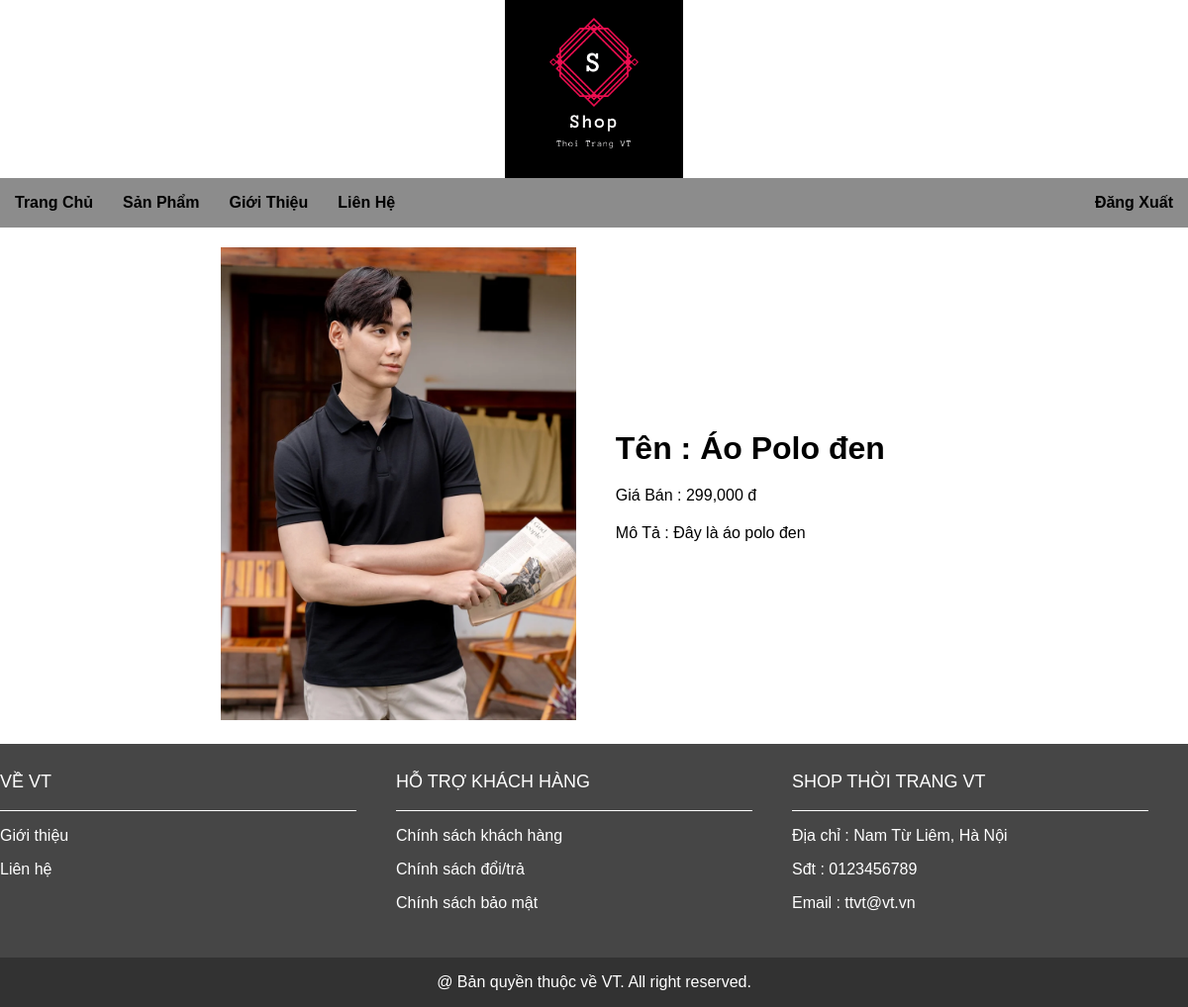
/admin/index.php?mod=product&act=detail&id=2 (signed in), run on the app's committed database.
### tables this page shows
CREATE TABLE `sanpham` (
  `ID` int(10) NOT NULL,
  `TenSanPham` varchar(100) NOT NULL,
  `GiaBan` double NOT NULL,
  `ID_Nhom` int(10) NOT NULL,
  `LinkAnh` text NOT NULL,
  `MoTa` text NOT NULL
);

### admin/modules/product/detail.php (the view)
<?php
$id = $_GET['id'];
$str = "SELECT * FROM sanpham WHERE ID=$id";
$result = mysqli_query($conn, $str);
$rows = mysqli_fetch_array($result);
?>
<div class="chiTietSanPham">
    <div class="anhChiTietSanPham">
        <img src="../<?php echo $rows['LinkAnh']; ?>" alt="">
    </div>
    <div class="ttChiTietSanPham">
        <h1>Tên : <?php echo $rows['TenSanPham']; ?></h1>
        <p>
            Giá Bán : <?php echo number_format($rows['GiaBan']); ?> đ
        </p>
        <p>
            Mô Tả : <?php echo $rows['MoTa']; ?>
        </p>
    </div>
</div>

### style.css (style rules this page uses)
body { margin: 0; padding: 0; font-family: Arial, Helvetica, sans-serif; }
.chiTietSanPham { width: 1200px; display: flex; justify-content: center; align-items: center; }
.chiTietSanPham .anhChiTietSanPham { width: 49.8%; text-align: right; }
.chiTietSanPham > div > img { width: 60%; margin: 20px; }
.chiTietSanPham .ttChiTietSanPham { width: 49.5%; text-align: left; }
.ttChiTietSanPham > p { margin: 20px; }
.ttChiTietSanPham > h1 { margin: 20px; }

### data on the page
sanpham: LinkAnh (picture), TenSanPham "Áo Polo đen", GiaBan "299,000", MoTa "Đây là áo polo đen"
